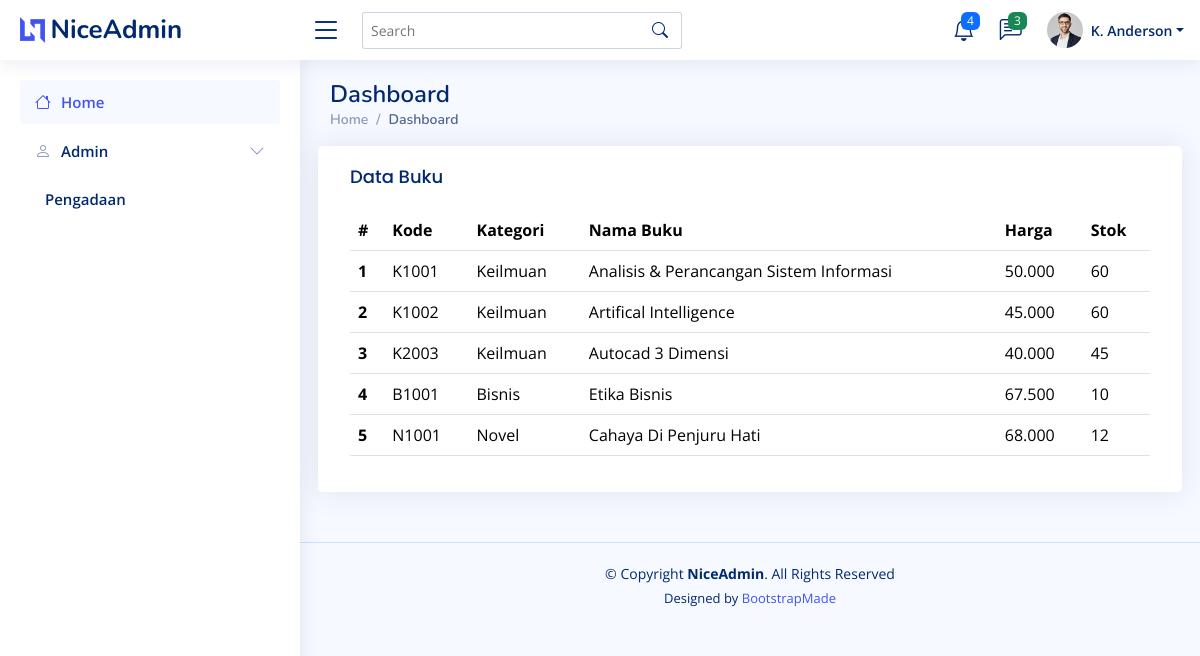
The page / on the database its author committed.
### tables this page shows
CREATE TABLE `buku` (
  `id` bigint(20) UNSIGNED NOT NULL,
  `kode` varchar(255) NOT NULL,
  `kategori_id` bigint(20) UNSIGNED NOT NULL,
  `nama_buku` varchar(255) NOT NULL,
  `harga` varchar(255) NOT NULL,
  `stok` varchar(255) NOT NULL,
  `penerbit_id` bigint(20) UNSIGNED NOT NULL,
  `created_at` timestamp NULL DEFAULT NULL,
  `updated_at` timestamp NULL DEFAULT NULL
);

CREATE TABLE `kategori` (
  `id` bigint(20) UNSIGNED NOT NULL,
  `kategori` varchar(255) NOT NULL,
  `created_at` timestamp NULL DEFAULT NULL,
  `updated_at` timestamp NULL DEFAULT NULL
);

### index.php (the view, shortened to what this page needs)
<?php
require "config.php";
$buku = mysqli_query($connect, "SELECT
                                                penerbit.nama,
                                                kategori.kategori,
                                                buku. * FROM buku
                                                INNER JOIN kategori ON buku.kategori_id = kategori.id
                                                INNER JOIN penerbit ON  buku.penerbit_id = penerbit.id
                                                ");
?>
<!DOCTYPE html>
<html lang="en">
<head>
  <link href="assets/vendor/bootstrap/css/bootstrap.min.css" rel="stylesheet">
  <link href="assets/vendor/bootstrap-icons/bootstrap-icons.css" rel="stylesheet">
  <link href="assets/vendor/boxicons/css/boxicons.min.css" rel="stylesheet">
  <link href="assets/vendor/quill/quill.snow.css" rel="stylesheet">
  <link href="assets/vendor/quill/quill.bubble.css" rel="stylesheet">
  <link href="assets/vendor/remixicon/remixicon.css" rel="stylesheet">
  <link href="assets/vendor/simple-datatables/style.css" rel="stylesheet">
  <link href="assets/css/style.css" rel="stylesheet">
</head>
<body>
  <header id="header" class="header fixed-top d-flex align-items-center">
    <div class="d-flex align-items-center justify-content-between">
      <a href="index.html" class="logo d-flex align-items-center">
        <img src="assets/img/logo.png" alt="">
        <span class="d-none d-lg-block">NiceAdmin</span>
      </a>
      <i class="bi bi-list toggle-sidebar-btn"></i>
    </div>
    <div class="search-bar">
      <form class="search-form d-flex align-items-center" method="POST" action="#">
        <input type="text" name="cari" placeholder="Search" title="Enter search keyword">
        <button type="submit" title="Search"><i class="bi bi-search"></i></button>
      </form>
    </div>
    <nav class="header-nav ms-auto">
      <ul class="d-flex align-items-center">
        <li class="nav-item dropdown">
          <a class="nav-link nav-icon" href="#" data-bs-toggle="dropdown">
            <i class="bi bi-bell"></i>
            <span class="badge bg-primary badge-number">4</span>
          </a>
        </li>
        <li class="nav-item dropdown">
          <a class="nav-link nav-icon" href="#" data-bs-toggle="dropdown">
            <i class="bi bi-chat-left-text"></i>
            <span class="badge bg-success badge-number">3</span>
          </a>
        </li>
        <li class="nav-item dropdown pe-3">
          <a class="nav-link nav-profile d-flex align-items-center pe-0" href="#" data-bs-toggle="dropdown">
            <img src="assets/img/profile-img.jpg" alt="Profile" class="rounded-circle">
            <span class="d-none d-md-block dropdown-toggle ps-2">K. Anderson</span>
          </a>
        </li>
      </ul>
    </nav>
  </header>
  <aside id="sidebar" class="sidebar">
    <ul class="sidebar-nav" id="sidebar-nav">
      <li class="nav-item ">
        <a class="nav-link" href="">
          <i class="bi bi-house"></i>
          <span>Home</span>
        </a>
      </li>
      <li class="nav-item">
        <a class="nav-link collapsed" data-bs-target="#tables-nav" data-bs-toggle="collapse" href="#" aria-expanded="false">
          <i class="bi bi-person"></i><span>Admin</span><i class="bi bi-chevron-down ms-auto"></i>
        </a>
      </li>
      <li class="nav-item">
        <a class="nav-link collapsed" href="pengadaan.php">
          <span>Pengadaan</span>
        </a>
      </li>
    </ul>
  </aside>
  <main id="main" class="main">
    <div class="pagetitle">
      <h1>Dashboard</h1>
      <nav>
        <ol class="breadcrumb">
          <li class="breadcrumb-item"><a href="index.html">Home</a></li>
          <li class="breadcrumb-item active">Dashboard</li>
        </ol>
      </nav>
    </div>
    <section class="section dashboard">
      <div class="row">
      <div class="card">
            <div class="card-body">
              <h5 class="card-title">Data Buku</h5>
              <table class="table">
                <thead>
                  <tr>
                    <th scope="col">#</th>
                    <th scope="col">Kode</th>
                    <th scope="col">Kategori</th>
                    <th scope="col">Nama Buku</th>
                    <th scope="col">Harga</th>
                    <th scope="col">Stok</th>
                  </tr>
                </thead>
                <tbody>
                <?php
                    $no = 1;
                    foreach ($buku as $book) {
                    ?>
                  <tr>
                    <th scope="row"><?=$no++?></th>
                    <td><?=$book['kode'] ?></td>
                    <td><?=$book['kategori']?></td>
                    <td><?=$book['nama_buku']?></td>
                    <td><?=$book['harga'] ?></td>
                    <td><?=$book['stok'] ?></td>
                    <?php
                  }
                  ?>
                  </tr>
                </tbody>
              </table>
            </div>
          </div>
      </div>
    </section>
  </main>
  <footer id="footer" class="footer">
    <div class="copyright">
      &copy; Copyright <strong><span>NiceAdmin</span></strong>. All Rights Reserved
    </div>
    <div class="credits">
      Designed by <a href="https://bootstrapmade.com/">BootstrapMade</a>
    </div>
  </footer>
</body>
</html>

### assets/css/style.css (style rules this page uses)
:root { scroll-behavior: smooth; }
body { font-family: "Open Sans", sans-serif; background: #f6f9ff; color: #444444; }
a { color: #4154f1; text-decoration: none; }
h1, h2, h3, h4, h5, h6 { font-family: "Nunito", sans-serif; }
#main { margin-top: 60px; padding: 20px 30px; transition: all 0.3s; }
.pagetitle { margin-bottom: 10px; }
.pagetitle h1 { font-size: 24px; margin-bottom: 0; font-weight: 600; color: #012970; }
.card { margin-bottom: 30px; border: none; border-radius: 5px; box-shadow: 0px 0 30px rgba(1, 41, 112, 0.1); }
.card-title { padding: 20px 0 15px 0; font-size: 18px; font-weight: 500; color: #012970; font-family: "Poppins", sans-serif; }
.card-body { padding: 0 20px 20px 20px; }
.breadcrumb { font-size: 14px; font-family: "Nunito", sans-serif; color: #899bbd; font-weight: 600; }
.breadcrumb a { color: #899bbd; transition: 0.3s; }
.breadcrumb .breadcrumb-item::before { color: #899bbd; }
.breadcrumb .active { color: #51678f; font-weight: 600; }
.logo { line-height: 1; }
@media (min-width: 1200px) { .logo { width: 280px; } }
.logo img { max-height: 26px; margin-right: 6px; }
.logo span { font-size: 26px; font-weight: 700; color: #012970; font-family: "Nunito", sans-serif; }
.header { transition: all 0.5s; z-index: 997; height: 60px; box-shadow: 0px 2px 20px rgba(1, 41, 112, 0.1); background-color: #fff; padding-left: 20px; }
.header .toggle-sidebar-btn { font-size: 32px; padding-left: 10px; cursor: pointer; color: #012970; }
.header .search-bar { min-width: 360px; padding: 0 20px; }
.header .search-form { width: 100%; }
.header .search-form input { border: 0; font-size: 14px; color: #012970; border: 1px solid rgba(1, 41, 112, 0.2); padding: 7px 38px 7px 8px; border-radius: 3px; transition: 0.3s; width: 100%; }
.header .search-form button { border: 0; padding: 0; margin-left: -30px; background: none; }
.header .search-form button i { color: #012970; }
.header-nav ul { list-style: none; }
.header-nav>ul { margin: 0; padding: 0; }
.header-nav .nav-icon { font-size: 22px; color: #012970; margin-right: 25px; position: relative; }
.header-nav .nav-profile { color: #012970; }
.header-nav .nav-profile img { max-height: 36px; }
.header-nav .nav-profile span { font-size: 14px; font-weight: 600; }
.header-nav .badge-number { position: absolute; inset: -2px -5px auto auto; font-weight: normal; font-size: 12px; padding: 3px 6px; }
.sidebar { position: fixed; top: 60px; left: 0; bottom: 0; width: 300px; z-index: 996; transition: all 0.3s; padding: 20px; overflow-y: auto; scrollbar-width: thin; scrollbar-color: #aab7cf transparent; box-shadow: 0px 0px 20px rgba(1, 41, 112, 0.1); background-color: #fff; }
@media (min-width: 1200px) { #main, #footer { margin-left: 300px; } }
.sidebar-nav { padding: 0; margin: 0; list-style: none; }
.sidebar-nav li { padding: 0; margin: 0; list-style: none; }
.sidebar-nav .nav-item { margin-bottom: 5px; }
.sidebar-nav .nav-link { display: flex; align-items: center; font-size: 15px; font-weight: 600; color: #4154f1; transition: 0.3; background: #f6f9ff; padding: 10px 15px; border-radius: 4px; }
.sidebar-nav .nav-link i { font-size: 16px; margin-right: 10px; color: #4154f1; }
.sidebar-nav .nav-link.collapsed { color: #012970; background: #fff; }
.sidebar-nav .nav-link.collapsed i { color: #899bbd; }
.sidebar-nav .nav-link .bi-chevron-down { margin-right: 0; transition: transform 0.2s ease-in-out; }
.footer { padding: 20px 0; font-size: 14px; transition: all 0.3s; border-top: 1px solid #cddfff; }
.footer .copyright { text-align: center; color: #012970; }
.footer .credits { padding-top: 5px; text-align: center; font-size: 13px; color: #012970; }

### rows shown on the page
buku: kode "K1001", kategori.kategori "Keilmuan", nama_buku "Analisis & Perancangan Sistem Informasi", harga "50.000", stok "60"
buku: kode "K1002", kategori.kategori "Keilmuan", nama_buku "Artifical Intelligence", harga "45.000", stok "60"
buku: kode "K2003", kategori.kategori "Keilmuan", nama_buku "Autocad 3 Dimensi", harga "40.000", stok "45"
buku: kode "B1001", kategori.kategori "Bisnis", nama_buku "Etika Bisnis", harga "67.500", stok "10"
buku: kode "N1001", kategori.kategori "Novel", nama_buku "Cahaya Di Penjuru Hati", harga "68.000", stok "12"
